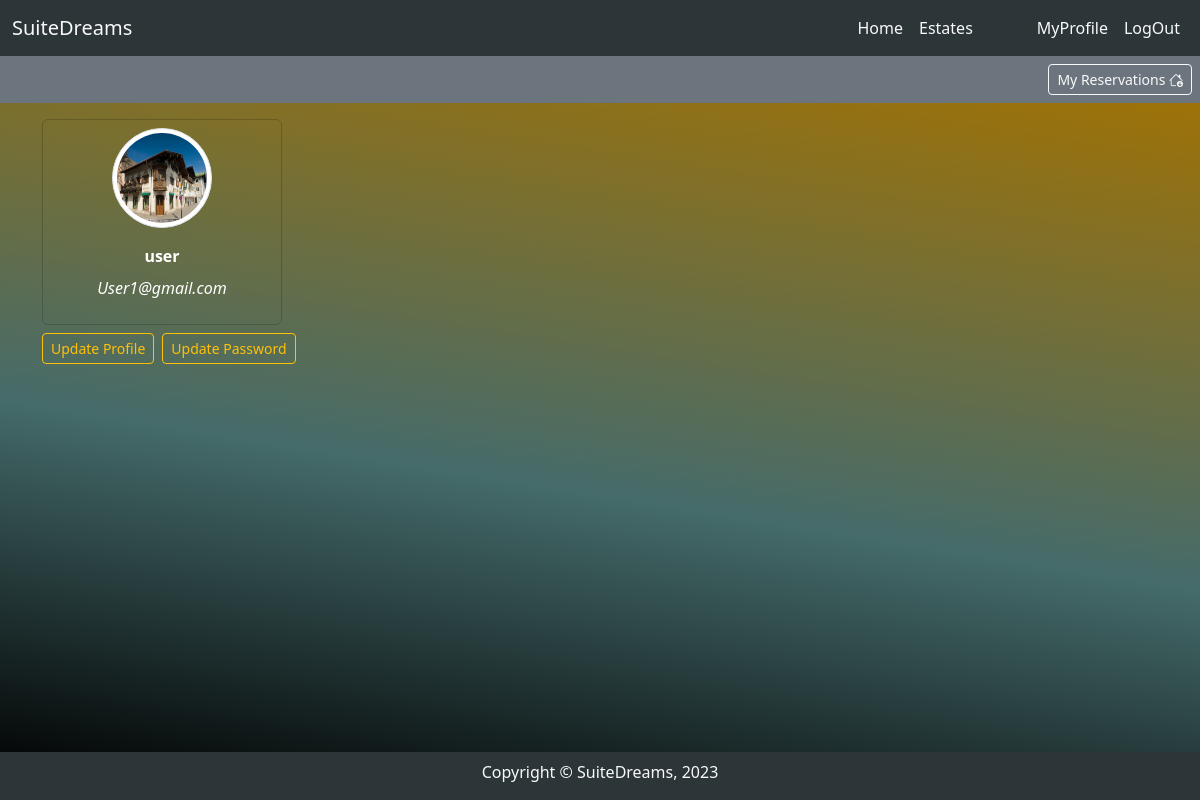
/profile.php?id=10 (signed in), run on the app's committed database.
### tables this page shows
CREATE TABLE `user` (
  `id` int(11) NOT NULL,
  `username` varchar(45) DEFAULT NULL,
  `email` varchar(100) DEFAULT NULL,
  `password` varchar(100) DEFAULT NULL,
  `avatar` varchar(200) DEFAULT NULL,
  `role_id` int(11) DEFAULT 1,
  `created_at` timestamp NULL DEFAULT current_timestamp()
);

### classes/userCRUD.php (called while the page is built, shortened)
<?php
class UserCrud
{
    private $conn;
    public function __construct($conn)
    {
        $this->conn = $conn;
    }
    public function getAllUsers()
    {
        $stm = $this->conn->prepare('SELECT * FROM `user`');
        $stm->execute();
        $users = [];
        while ($user = $stm->fetch(PDO::FETCH_ASSOC)) {
            $users[] = $user;
        }
        return $users;
    }
    public function getResByUserId($userId)
    {
        $stm = $this->conn->prepare('SELECT `reservation`.* FROM `reservation` INNER JOIN `user` ON user.id = reservation.user_id WHERE user.id = ?');
        $stm->execute([$userId]);
        $reservations = [];
        while ($reservation = $stm->fetch(PDO::FETCH_ASSOC)) {
            $reservations[] = $reservation;
        }
        return $reservations;
    }
}

### profile.php (shortened to what this page needs)
<?php
include 'includes/header.php';
include 'classes/userCRUD.php';
include 'classes/estatesCRUD.php';
$userCrud = new UserCrud($conn);
if (isset($_SESSION['id'])) {
  $id = $_SESSION['id'];
  $user = $userCrud->getUserById($id);
  $users = $userCrud->getAllUsers();
  $myreservations = $userCrud->getResByUserId($id);
}
?>
<form method="POST">
  <?php if ($user['role_id'] == 1): ?>
    <section class="bg-secondary p-2">
      <div class="d-flex justify-content-end gap-2">
        <?php if (count($myreservations) > 0): ?>
          <button type="submit" name="showMyReservations" class="btn btn-sm btn-outline-light">
            My Reservations <i class="bi bi-house-down"></i>
          </button>
        <?php endif; ?>
      </div>
    </section>
  <?php endif; ?>
</form>
<section class="p-3" style="height:85vh; background: rgb(0,0,0);
background: linear-gradient(9deg, rgba(0,0,0,1) 0%, rgba(69,107,107,0.9767981438515081) 44%, rgba(158,114,7,1) 100%);">
  <div class="container d-flex justify-content-between">
    <div>
      <div class="card p-2 bg-transparent mb-2" style="width: 15rem;">
        <div class="d-flex justify-content-center align-items-center">
          <?php
          if (!empty($user['avatar'])) {
            echo '<img src="avatars/' . $user['avatar'] . '" class="img-thumbnail rounded-circle" style="width: 100px; height: 100px;" alt="profile_img">';
          }
          ?>
        </div>
        <div class="card-body text-center">
          <p class="p-0 m-0 mb-2 text-white fw-semibold">
            <?= $user['username'] ?>
          </p>
          <p class="p-0 m-0 text-white fst-italic">
            <?= $user['email'] ?>
          </p>
        </div>
      </div>
      <div class="d-flex gap-2">
        <button type="button" class="btn btn-sm btn-outline-warning" data-bs-toggle="modal" data-bs-target="#uProfile">
          Update Profile
        </button>
        <button type="button" class="btn btn-sm btn-outline-warning" data-bs-toggle="modal" data-bs-target="#uPassword">
          Update Password
        </button>
      </div>
    </div>
  </div>
</section>
<div class="fixed-bottom">
  <?php include 'includes/footer.php' ?>

### data on the page
user: avatar (picture), username "user", email "User1@gmail.com"
